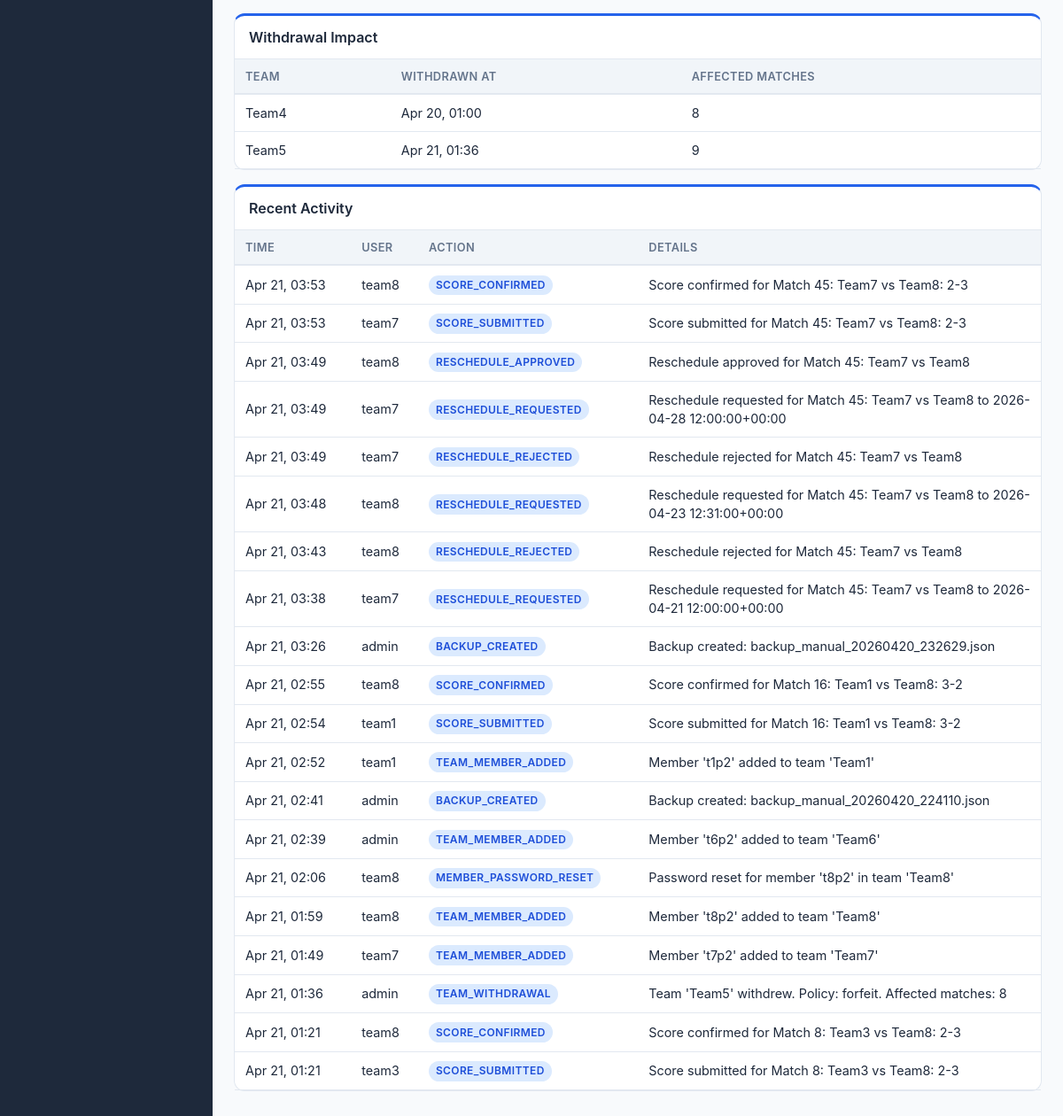
/analytics/ (signed in, lower part), run on an earlier commit of the app's database.
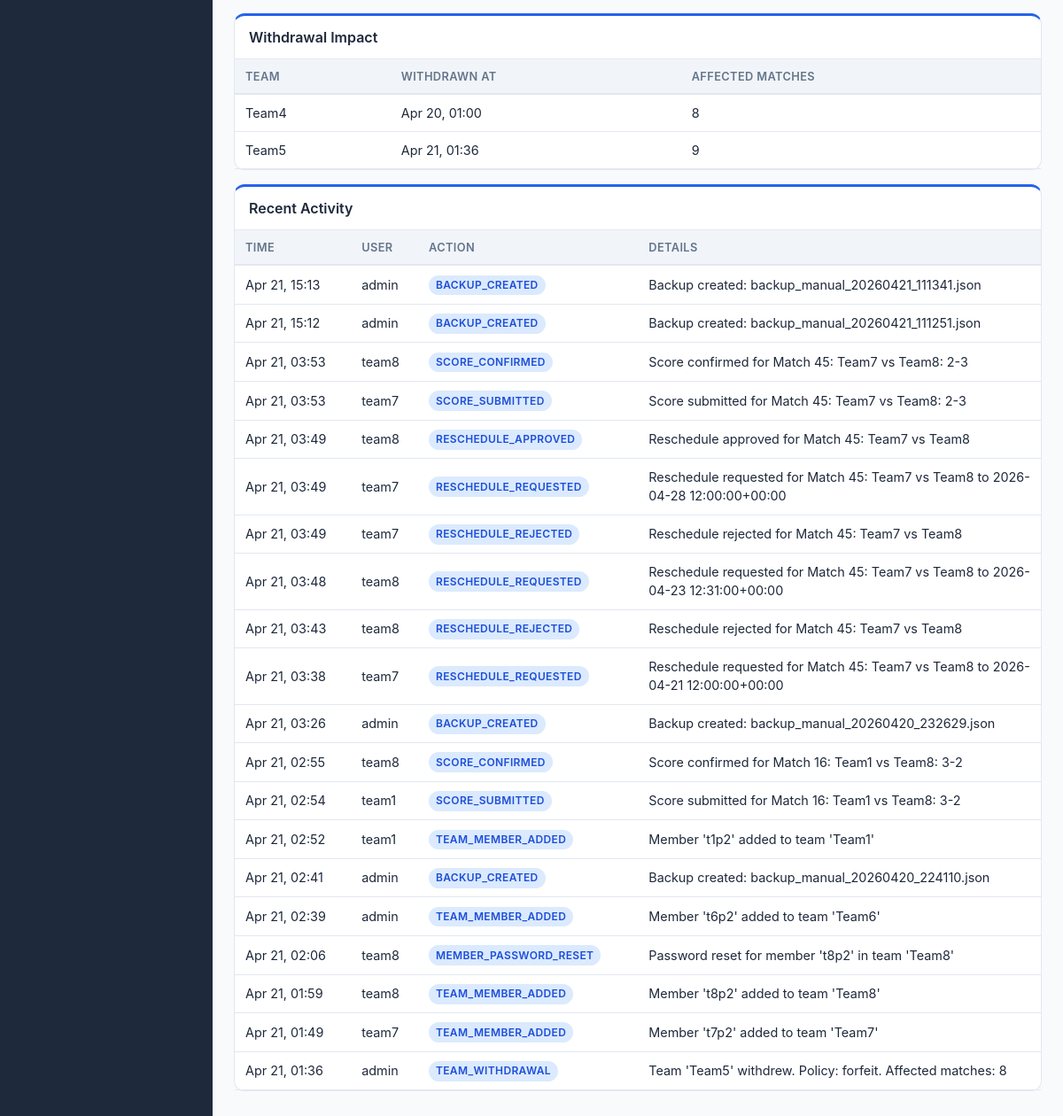
And on a later commit of the database.
### core/models.py (models this page shows, shortened)
class Team(models.Model):
    STATUS_CHOICES = [
        ("active", "Active"),
        ("withdrawn", "Withdrawn"),
    ]
    user = models.ForeignKey(User, on_delete=models.CASCADE, related_name="captained_teams")
    tournament = models.ForeignKey(
        Tournament, on_delete=models.CASCADE, related_name="teams"
    )
    name = models.CharField(max_length=100)
    department = models.CharField(max_length=120, blank=True, default="")
    status = models.CharField(max_length=20, choices=STATUS_CHOICES, default="active")
    withdrawn_at = models.DateTimeField(null=True, blank=True)
    group = models.CharField(max_length=5, blank=True, default="")
    preferred_courts = models.ManyToManyField(Court, blank=True, related_name="preferred_by")
    availability_notes = models.TextField(blank=True, default="")
    seed = models.IntegerField(default=0)
    class Meta:
        unique_together = [["tournament", "name"], ["tournament", "user"]]

class AuditLog(models.Model):
    user = models.ForeignKey(
        User, on_delete=models.SET_NULL, null=True, blank=True
    )
    action = models.CharField(max_length=100)
    details = models.TextField(default="")
    ip_address = models.GenericIPAddressField(null=True, blank=True)
    timestamp = models.DateTimeField(auto_now_add=True)
    tournament = models.ForeignKey(
        Tournament, on_delete=models.CASCADE, null=True, blank=True, related_name="audit_logs"
    )
    class Meta:
        ordering = ["-timestamp"]

### core/views.py (the view)
# urls.py: path("analytics/", views.analytics_view, name="analytics"),
@login_required
def analytics_view(request):
    tournament = _get_tournament(request)
    if not tournament:
        return render(request, "core/analytics.html", _tournament_context(request, tournament))
    matches = tournament.matches.all()
    teams = tournament.teams.all()
    match_stats = {
        "total": matches.count(),
        "confirmed": matches.filter(status="confirmed").count(),
        "upcoming": matches.filter(status="upcoming").count(),
        "in_progress": matches.filter(status="in_progress").count(),
        "pending": matches.filter(status="pending_confirmation").count(),
        "disputed": matches.filter(status="disputed").count(),
        "forfeited": matches.filter(status="forfeited").count(),
        "cancelled": matches.filter(status="cancelled").count(),
    }
    courts = tournament.courts.all()
    court_stats = []
    for court in courts:
        total = matches.filter(court=court).count()
        confirmed = matches.filter(court=court, status="confirmed").count()
        court_stats.append({
            "court": court, "total_matches": total, "confirmed_matches": confirmed,
            "utilization": round(confirmed / total * 100, 1) if total > 0 else 0,
        })
    team_stats = []
    for team in teams.filter(status="active"):
        team_matches = matches.filter(Q(team1=team) | Q(team2=team))
        wins = team_matches.filter(winner=team).count()
        played = team_matches.filter(status__in=["confirmed", "forfeited"]).count()
        team_stats.append({
            "team": team, "played": played, "wins": wins, "losses": played - wins,
            "win_rate": round(wins / played * 100, 1) if played > 0 else 0,
        })
    team_stats.sort(key=lambda x: x["win_rate"], reverse=True)
    schedule_density = defaultdict(int)
    for m in matches.filter(scheduled_time__isnull=False):
        day = m.scheduled_time.strftime("%Y-%m-%d")
        schedule_density[day] += 1
    schedule_density = dict(sorted(schedule_density.items()))
    withdrawn = teams.filter(status="withdrawn")
    withdrawal_info = []
    for team in withdrawn:
        affected = matches.filter(Q(team1=team) | Q(team2=team), status__in=["forfeited", "cancelled"]).count()
        withdrawal_info.append({"team": team, "affected_matches": affected, "withdrawn_at": team.withdrawn_at})
    recent_logs = AuditLog.objects.filter(tournament=tournament).order_by("-timestamp")[:20]
    context = {
        "tournament": tournament, "match_stats": match_stats, "court_stats": court_stats,
        "team_stats": team_stats, "schedule_density": json.dumps(schedule_density),
        "withdrawal_info": withdrawal_info, "recent_logs": recent_logs,
    }
    if tournament.format in ("round_robin", "double_round_robin", "hybrid"):
        context["standings"] = calculate_standings(tournament)
    context.update(_tournament_context(request, tournament))
    return render(request, "core/analytics.html", context)

### core/models.py (called while the page is built)
    def get_tiebreaker_order(self):
        return json.loads(self.tiebreaker_order)

### core/standings.py (called while the page is built)
def _sort_key(standing, tiebreakers):
    key = [standing["points"]]
    for tb in tiebreakers:
        if tb == "game_diff":
            key.append(standing["game_diff"])
        elif tb == "games_won":
            key.append(standing["games_won"])
        elif tb == "head_to_head":
            key.append(0)  # Simplified; would need pairwise comparison
    return tuple(key)

### core/views.py (called while the page is built, shortened)
def _tournament_context(request, tournament=None):
    if not request.user.is_authenticated:
        return {}
    if _is_organizer(request.user):
        return {
            "available_tournaments": _get_available_tournaments(),
            "selected_tournament": tournament,
        }

def _is_organizer(user):
    return user.is_staff or user.is_superuser

### templates/core/analytics.html (shortened to what this page needs)
{% extends "core/base.html" %}
{% block content %}
{% if tournament %}
{% if withdrawal_info %}
<div class="card mt-2">
    <div class="card-header">Withdrawal Impact</div>
    <div class="table-container">
    <table>
        <thead><tr><th>Team</th><th>Withdrawn At</th><th>Affected Matches</th></tr></thead>
        <tbody>
        {% for wi in withdrawal_info %}
        <tr>
            <td>{{ wi.team.name }}</td>
            <td>{{ wi.withdrawn_at|date:"M d, H:i" }}</td>
            <td>{{ wi.affected_matches }}</td>
        </tr>
        {% endfor %}
        </tbody>
    </table>
    </div>
</div>
{% endif %}
<div class="card mt-2">
    <div class="card-header">Recent Activity</div>
    <div class="table-container">
    <table>
        <thead><tr><th>Time</th><th>User</th><th>Action</th><th>Details</th></tr></thead>
        <tbody>
        {% for log in recent_logs %}
        <tr>
            <td style="white-space:nowrap;">{{ log.timestamp|date:"M d, H:i" }}</td>
            <td>{{ log.user.username|default:"-" }}</td>
            <td><span class="badge badge-upcoming">{{ log.action }}</span></td>
            <td style="max-width:400px;overflow:hidden;text-overflow:ellipsis;">{{ log.details|truncatechars:80 }}</td>
        </tr>
        {% endfor %}
        </tbody>
    </table>
    </div>
</div>
{% else %}
<p class="text-muted">No tournament data available.</p>
{% endif %}
{% endblock %}

What changed in the data, as far as the page shows it:
no longer on this page (row unchanged): AuditLog: timestamp "Apr 21, 01:21", user.username "team8", action "SCORE_CONFIRMED", details "Score confirmed for Match 8: Team3 vs Team8: 2-3"
no longer on this page (row unchanged): AuditLog: timestamp "Apr 21, 01:21", user.username "team3", action "SCORE_SUBMITTED", details "Score submitted for Match 8: Team3 vs Team8: 2-3"
added AuditLog: timestamp "Apr 21, 15:13", user.username "admin", action "BACKUP_CREATED", details "Backup created: backup_manual_20260421_111341.json"
added AuditLog: timestamp "Apr 21, 15:12", user.username "admin", action "BACKUP_CREATED", details "Backup created: backup_manual_20260421_111251.json"
